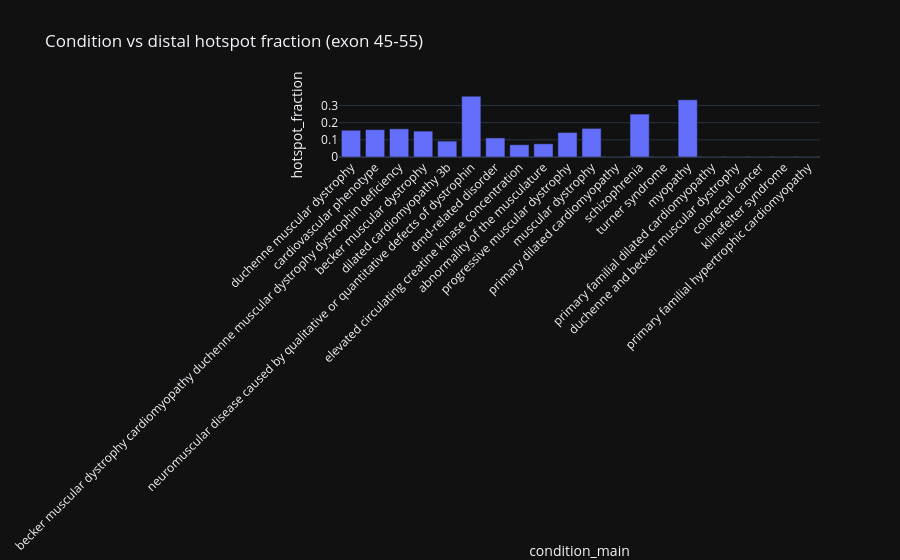

The notebook cell saved with this chart:
### Markdown cell above
## 8. 📊 condition vs exon hotspot ⭐

### Code cell
top = d['condition_main'].value_counts().head(20).index
tbl = d[d['condition_main'].isin(top)].groupby('condition_main').agg(hotspot_fraction=('is_hotspot_distal', 'mean'), n=('var_id', 'size')).reset_index().sort_values('n', ascending=False)
display(tbl)
fig = px.bar(tbl, x='condition_main', y='hotspot_fraction', hover_data=['n'], title='Condition vs distal hotspot fraction (exon 45-55)')
fig.update_xaxes(tickangle=-45)
fig.show()

### Figure 1 — Plotly figure (JSON) as saved in the notebook; plotly's stock layout.template omitted (floating-point values rounded to 4 significant figures)
{"data": [{"customdata": [[6793], [752], [560], [199], [162], [161], [27], [14], [13], [7], [6], [5], [4], [4], [3], [3], [3], [3], [3], [2]], "hovertemplate": "condition_main=%{x}<br>hotspot_fraction=%{y}<br>n=%{customdata[0]}<extra></extra>", "legendgroup": "", "marker": {"color": "#636efa", "pattern": {"shape": ""}}, "name": "", "orientation": "v", "showlegend": false, "textposition": "auto", "x": ["duchenne muscular dystrophy", "cardiovascular phenotype", "becker muscular dystrophy cardiomyopathy duchenne muscular dystrophy dystrophin deficiency", "becker muscular dystrophy", "dilated cardiomyopathy 3b", "neuromuscular disease caused by qualitative or quantitative defects of dystrophin", "dmd-related disorder", "elevated circulating creatine kinase concentration", "abnormality of the musculature", "progressive muscular dystrophy", "muscular dystrophy", "primary dilated cardiomyopathy", "schizophrenia", "turner syndrome", "myopathy", "primary familial dilated cardiomyopathy", "duchenne and becker muscular dystrophy", "colorectal cancer", "klinefelter syndrome", "primary familial hypertrophic cardiomyopathy"], "xaxis": "x", "y": [0.1557, 0.1596, 0.1643, 0.1508, 0.09259, 0.354, 0.1111, 0.07143, 0.07692, 0.1429, 0.1667, 0.0, 0.25, 0.0, 0.3333, 0.0, 0.0, 0.0, 0.0, 0.0], "yaxis": "y", "type": "bar"}], "layout": {"xaxis": {"anchor": "y", "domain": [0.0, 1.0], "title": {"text": "condition_main"}, "tickangle": -45}, "yaxis": {"anchor": "x", "domain": [0.0, 1.0], "title": {"text": "hotspot_fraction"}}, "legend": {"tracegroupgap": 0}, "title": {"text": "Condition vs distal hotspot fraction (exon 45-55)"}, "barmode": "relative"}}
